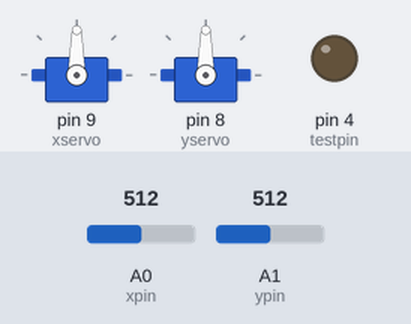
This sketch was run on a simulated Arduino Uno, built with avr-gcc and run on an emulated ATmega328P. Parts: 2 × servo, output pins drawn as LEDs (lit = HIGH). The test bench sets the inputs (shaded band); at power-on: A0 (xpin) = 512, A1 (ypin) = 512.

Above: at 1.2 s.
1.3 s: A0 (xpin) set to 716
At 2.1 s:
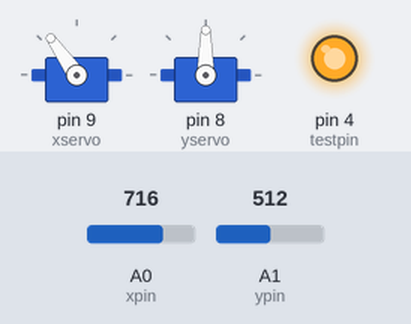
2.8 s: A1 (ypin) set to 716
At 3.9 s:
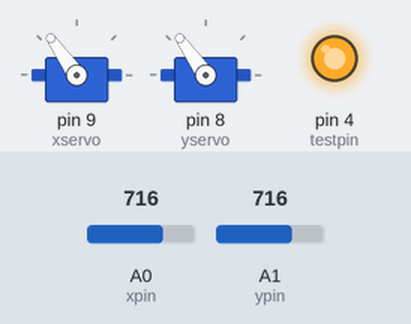
4.3 s: A0 (xpin) set to 900
At 5.1 s:
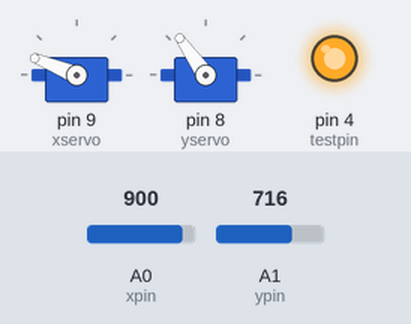
5.8 s: A1 (ypin) set to 900
At 6.2 s:
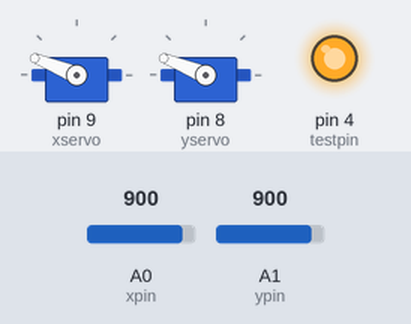
7.3 s: A0 (xpin) set to 1023
At 8.5 s:
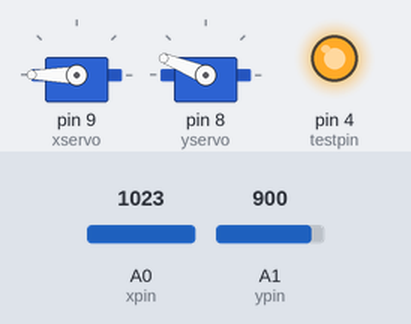
8.8 s: A1 (ypin) set to 1023
At 9.7 s:
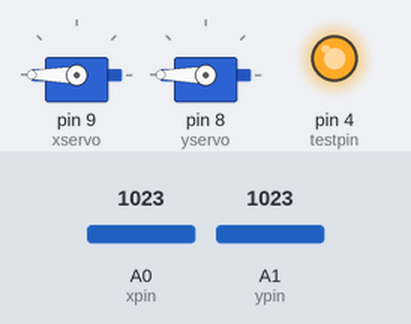
Timing chart, 0 to 11.3 s (numbered marks = the images above; inputs shaded):
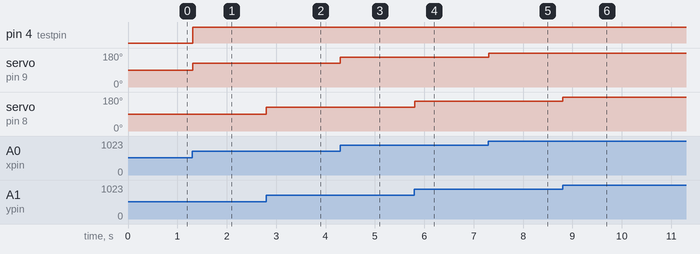

Measured:
- after the input at 1.3 s, pin 4 (testpin): LOW → HIGH at once; servo on pin 9 (xservo): 90° → 125° at once
- after the input at 2.8 s, servo on pin 8 (yservo): 90° → 125° at once
- after the input at 4.3 s, servo on pin 9 (xservo): 125° → 158° at once
- after the input at 5.8 s, servo on pin 8 (yservo): 125° → 158° at once
- after the input at 7.3 s, servo on pin 9 (xservo): 158° → 180° at once
- after the input at 8.8 s, servo on pin 8 (yservo): 158° → 180° at once

The sketch:

KnobModified.ino
```cpp
/*
 Controlling a servo position using a potentiometer (variable resistor)
 by Michal Rinott <http://people.interaction-ivrea.it/m.rinott>

 modified on 8 Nov 2013
 by Scott Fitzgerald
 http://arduino.cc/en/Tutorial/Knob
*/

#include <Servo.h>

Servo xservo;  // create servo object to control a servo
Servo yservo;

int xpin = 0;  // Pins used for inputs
int ypin = 1;

int xval; // Storing values read from analog.
int yval;

int testpin = 4;

void setup()
{
  xservo.attach(9);
  yservo.attach(8);

  pinMode(testpin, OUTPUT);
}

void loop()
{
  xval = analogRead(xpin);
  xval = map(xval, 0, 1023, 0, 180);
  xservo.write(xval);

  if(xval > 95) {
    digitalWrite(testpin, HIGH);
  } else {
    digitalWrite(testpin, LOW);
  }

  yval = analogRead(ypin);
  yval = map(yval, 0, 1023, 0, 180);
  yservo.write(yval);
  delay(15);
}
```
